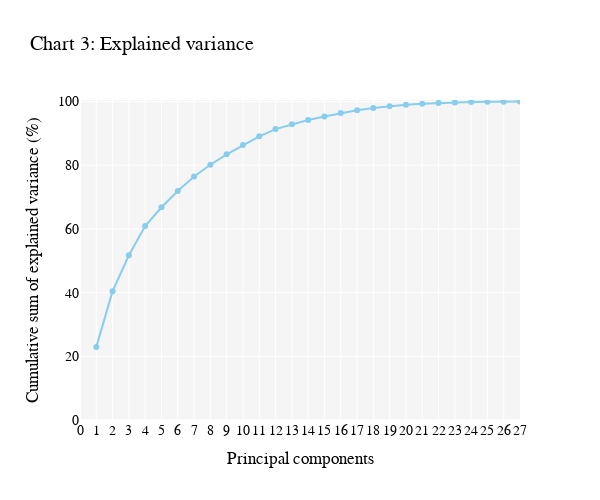

Notebook source saved alongside this figure:
### Code cell
explained_variance_cumsum = pca.explained_variance_ratio_.cumsum() * 100
component_nr = list(range(1, len(explained_variance_cumsum) + 1))

fig14 = go.Figure(data=go.Scatter(
                            x=component_nr,
                            y=explained_variance_cumsum,
                            mode='lines+markers',
                            marker=dict(color=px.colors.qualitative.Safe[0]),
                            hovertemplate="Up to Component %{x}: %{y:.2f}%",
                            name='Explained variance'
                        )
     )


fig14.update_layout(title='Chart 3: Explained variance', font_family='Montserrat', font_color='black',
                    font_size=14, plot_bgcolor='rgb(245, 245, 245)', yaxis_range=[0, 100.5], xaxis_range=[0, len(explained_variance_cumsum)],
                    width=600, height=500)
fig14.update_xaxes(title="Principal components", tickmode='linear', tick0=1)
fig14.update_yaxes(title="Cumulative sum of explained variance (%)")
fig14.show()

### Figure 1 — Plotly figure (JSON) as saved in the notebook; plotly's stock layout.template omitted (floating-point values rounded to 4 significant figures)
{"data": [{"hovertemplate": "Up to Component %{x}: %{y:.2f}%", "marker": {"color": "rgb(136, 204, 238)"}, "mode": "lines+markers", "name": "Explained variance", "type": "scatter", "x": [1, 2, 3, 4, 5, 6, 7, 8, 9, 10, 11, 12, 13, 14, 15, 16, 17, 18, 19, 20, 21, 22, 23, 24, 25, 26, 27], "y": [22.96, 40.46, 51.72, 60.93, 66.82, 71.9, 76.46, 80.16, 83.43, 86.34, 89.1, 91.37, 92.86, 94.23, 95.33, 96.41, 97.27, 97.96, 98.5, 98.98, 99.31, 99.56, 99.75, 99.84, 99.92, 99.97, 100]}], "layout": {"font": {"color": "black", "family": "Montserrat", "size": 14}, "height": 500, "plot_bgcolor": "rgb(245, 245, 245)", "title": {"text": "Chart 3: Explained variance"}, "width": 600, "xaxis": {"range": [0, 27], "tick0": 1, "tickmode": "linear", "title": {"text": "Principal components"}, "type": "linear"}, "yaxis": {"range": [0, 100.5], "title": {"text": "Cumulative sum of explained variance (%)"}, "type": "linear"}}}
